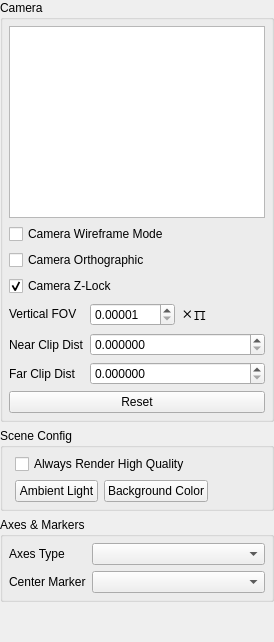
       <widget class="QWidget" name="configTab">
        <attribute name="icon">
         <iconset resource="../../res/Resources.qrc">
          <normaloff>:/icons/wrench.png</normaloff>:/icons/wrench.png</iconset>
        </attribute>
        <attribute name="title">
         <string>Config</string>
        </attribute>
        <attribute name="toolTip">
         <string>Modify configuration settings for scene</string>
        </attribute>
        <layout class="QGridLayout" name="gridLayout_2">
         <property name="leftMargin">
          <number>0</number>
         </property>
         <property name="topMargin">
          <number>0</number>
         </property>
         <property name="rightMargin">
          <number>0</number>
         </property>
         <property name="bottomMargin">
          <number>0</number>
         </property>
         <item row="0" column="0">
          <widget class="QGroupBox" name="groupBox_2">
           <property name="title">
            <string>Camera</string>
           </property>
           <layout class="QGridLayout" name="gridLayout_6">
            <property name="leftMargin">
             <number>6</number>
            </property>
            <property name="topMargin">
             <number>6</number>
            </property>
            <property name="rightMargin">
             <number>6</number>
            </property>
            <property name="bottomMargin">
             <number>6</number>
            </property>
            <item row="4" column="1">
             <layout class="QFormLayout" name="formLayout_3">
              <item row="2" column="1">
               <widget class="QDoubleSpinBox" name="nearClipBox">
                <property name="decimals">
                 <number>6</number>
                </property>
                <property name="maximum">
                 <double>99999999.989999994635582</double>
                </property>
               </widget>
              </item>
              <item row="3" column="1">
               <widget class="QDoubleSpinBox" name="farClipBox">
                <property name="decimals">
                 <number>6</number>
                </property>
                <property name="maximum">
                 <double>99999999.989999994635582</double>
                </property>
               </widget>
              </item>
              <item row="1" column="0">
               <widget class="QLabel" name="label">
                <property name="text">
                 <string>Vertical FOV</string>
                </property>
               </widget>
              </item>
              <item row="2" column="0">
               <widget class="QLabel" name="label_9">
                <property name="text">
                 <string>Near Clip Dist</string>
                </property>
               </widget>
              </item>
              <item row="3" column="0">
               <widget class="QLabel" name="label_10">
                <property name="text">
                 <string>Far Clip Dist</string>
                </property>
               </widget>
              </item>
              <item row="1" column="1">
               <layout class="QHBoxLayout" name="horizontalLayout_4">
                <item>
                 <widget class="QDoubleSpinBox" name="fovBox">
                  <property name="decimals">
                   <number>5</number>
                  </property>
                  <property name="minimum">
                   <double>0.000010000000000</double>
                  </property>
                  <property name="maximum">
                   <double>1.000000000000000</double>
                  </property>
                  <property name="singleStep">
                   <double>0.001000000000000</double>
                  </property>
                 </widget>
                </item>
                <item>
                 <widget class="QLabel" name="label_11">
                  <property name="font">
                   <font>
                    <family>Courier</family>
                    <pointsize>16</pointsize>
                   </font>
                  </property>
                  <property name="text">
                   <string>×π</string>
                  </property>
                 </widget>
                </item>
               </layout>
              </item>
             </layout>
            </item>
            <item row="2" column="1">
             <widget class="QCheckBox" name="orthoCheck">
              <property name="text">
               <string>Camera Orthographic</string>
              </property>
             </widget>
            </item>
            <item row="0" column="1">
             <widget class="QTableWidget" name="cameraProps">
              <property name="maximumSize">
               <size>
                <width>16777215</width>
                <height>16777215</height>
               </size>
              </property>
              <property name="autoFillBackground">
               <bool>false</bool>
              </property>
              <property name="alternatingRowColors">
               <bool>true</bool>
              </property>
              <property name="selectionMode">
               <enum>QAbstractItemView::SingleSelection</enum>
              </property>
              <property name="textElideMode">
               <enum>Qt::ElideNone</enum>
              </property>
              <property name="verticalScrollMode">
               <enum>QAbstractItemView::ScrollPerPixel</enum>
              </property>
              <property name="horizontalScrollMode">
               <enum>QAbstractItemView::ScrollPerPixel</enum>
              </property>
              <property name="showGrid">
               <bool>false</bool>
              </property>
              <attribute name="horizontalHeaderVisible">
               <bool>false</bool>
              </attribute>
              <attribute name="horizontalHeaderStretchLastSection">
               <bool>true</bool>
              </attribute>
              <column>
               <property name="text">
                <string>Name</string>
               </property>
              </column>
              <column>
               <property name="text">
                <string>Value</string>
               </property>
              </column>
             </widget>
            </item>
            <item row="1" column="1">
             <widget class="QCheckBox" name="wireframeCheck">
              <property name="text">
               <string>Camera Wireframe Mode</string>
              </property>
             </widget>
            </item>
            <item row="3" column="1">
             <widget class="QCheckBox" name="zLockCheck">
              <property name="text">
               <string>Camera Z-Lock</string>
              </property>
              <property name="checked">
               <bool>true</bool>
              </property>
             </widget>
            </item>
            <item row="5" column="1">
             <widget class="QPushButton" name="camResetButton">
              <property name="text">
               <string>Reset</string>
              </property>
             </widget>
            </item>
           </layout>
          </widget>
         </item>
         <item row="2" column="0">
          <widget class="QGroupBox" name="groupBox_3">
           <property name="title">
            <string>Axes &amp;&amp; Markers</string>
           </property>
           <layout class="QFormLayout" name="formLayout">
            <property name="fieldGrowthPolicy">
             <enum>QFormLayout::AllNonFixedFieldsGrow</enum>
            </property>
            <property name="leftMargin">
             <number>6</number>
            </property>
            <property name="topMargin">
             <number>6</number>
            </property>
            <property name="rightMargin">
             <number>6</number>
            </property>
            <property name="bottomMargin">
             <number>6</number>
            </property>
            <item row="0" column="0">
             <widget class="QLabel" name="label_2">
              <property name="text">
               <string>Axes Type</string>
              </property>
             </widget>
            </item>
            <item row="0" column="1">
             <widget class="QComboBox" name="axestypeBox"/>
            </item>
            <item row="1" column="0">
             <widget class="QLabel" name="label_3">
              <property name="text">
               <string>Center Marker</string>
              </property>
             </widget>
            </item>
            <item row="1" column="1">
             <widget class="QComboBox" name="centertypeBox"/>
            </item>
           </layout>
          </widget>
         </item>
         <item row="3" column="0">
          <spacer name="verticalSpacer">
           <property name="orientation">
            <enum>Qt::Vertical</enum>
           </property>
           <property name="sizeHint" stdset="0">
            <size>
             <width>20</width>
             <height>40</height>
            </size>
           </property>
          </spacer>
         </item>
         <item row="1" column="0">
          <widget class="QGroupBox" name="groupBox">
           <property name="sizePolicy">
            <sizepolicy hsizetype="Preferred" vsizetype="Preferred">
             <horstretch>0</horstretch>
             <verstretch>0</verstretch>
            </sizepolicy>
           </property>
           <property name="minimumSize">
            <size>
             <width>0</width>
             <height>0</height>
            </size>
           </property>
           <property name="title">
            <string>Scene Config</string>
           </property>
           <layout class="QFormLayout" name="formLayout_2">
            <property name="fieldGrowthPolicy">
             <enum>QFormLayout::AllNonFixedFieldsGrow</enum>
            </property>
            <property name="leftMargin">
             <number>6</number>
            </property>
            <property name="topMargin">
             <number>6</number>
            </property>
            <property name="rightMargin">
             <number>6</number>
            </property>
            <property name="bottomMargin">
             <number>6</number>
            </property>
            <item row="0" column="1">
             <widget class="QCheckBox" name="highqualCheck">
              <property name="text">
               <string>Always Render High Quality</string>
              </property>
             </widget>
            </item>
            <item row="1" column="1">
             <layout class="QHBoxLayout" name="horizontalLayout_5">
              <item>
               <widget class="QPushButton" name="chooseAmbient">
                <property name="minimumSize">
                 <size>
                  <width>0</width>
                  <height>0</height>
                 </size>
                </property>
                <property name="text">
                 <string>Ambient Light</string>
                </property>
               </widget>
              </item>
              <item>
               <widget class="QPushButton" name="chooseBackground">
                <property name="text">
                 <string>Background Color</string>
                </property>
               </widget>
              </item>
              <item>
               <spacer name="horizontalSpacer">
                <property name="orientation">
                 <enum>Qt::Horizontal</enum>
                </property>
                <property name="sizeHint" stdset="0">
                 <size>
                  <width>40</width>
                  <height>20</height>
                 </size>
                </property>
               </spacer>
              </item>
             </layout>
            </item>
           </layout>
          </widget>
         </item>
        </layout>
       </widget>
